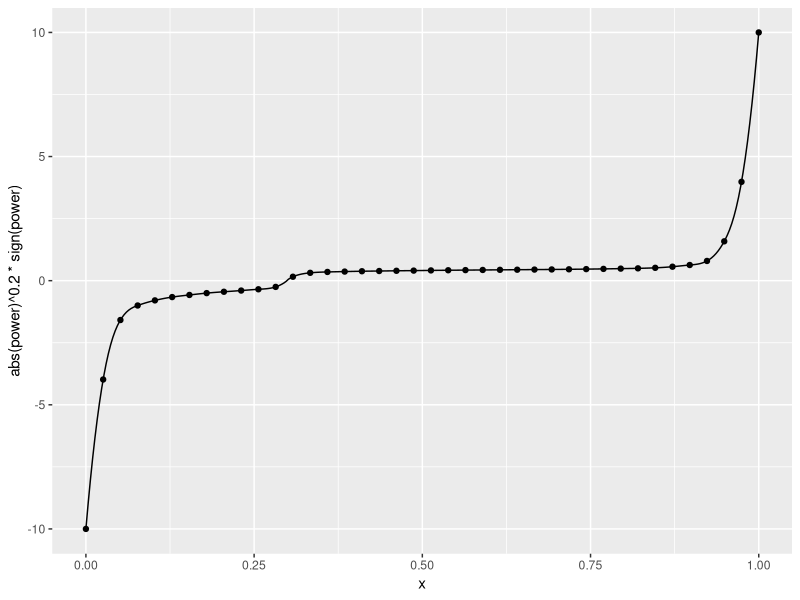

The R source for this figure: (Note: this script raises an error after producing the figure.)


library(doParallel)
library(tidyverse)


# define a smoothly interpolated sequence of frames
powers <- c(-10^c(5, 3, 1, 0, -.5, -.9, -1.2, -1.5, -1.75, -2, -2.3, -3),  
            10^c(-4, -2.5, -2.27, -2.18, -2.1, -2.05, -2, -1.96, -1.92, -1.885, -1.855, -1.825, -1.8, 
                 -1.775, -1.75, -1.725, -1.695, -1.66, -1.62, -1.57, -1.52, -1.43, -1.25, -1, -.5, 1, 3, 5))

pd <- data.frame(x=seq(0,1,length.out=length(powers)),
                 y=abs(powers)^.25 * sign(powers))
fit <- splinefun(x=pd$x, y=pd$y, method="hyman")
frames <- 300
pd <- data.frame(x=seq(0,1,length.out=frames))
pd$power <- fit(pd$x)
pd$power <- pd$power^4 * sign(pd$power)
pd$i <- 1:nrow(pd)

# view interpolation
ggplot() +
      geom_line(data=pd, 
                aes(x, abs(power)^.2*sign(power))) +
      geom_point(data=data.frame(x=seq(0,1,length.out=length(powers)), power=powers),
                 aes(x, abs(power)^.2*sign(power)))



attractors <- 3

# locations of attractor points -- either random or hard-coded
#p <- data.frame(x=runif(sum(attractors),0,100), 
#                y=runif(sum(attractors),0,100),
#               a=lapply(attractors, function(x) rep(x, x)) %>% unlist())
p <- data.frame(x=c(10.71981, 76.40360, 49.27411),
                y=100 - c(7.670871, 96.192075, 15.267391),
                a=3)

# grid
xs <- seq(0, 100, .01)
ys <- seq(0, 100, 1)

# cluster setup
nc <- detectCores() - 1
clust <- makeCluster(nc)
registerDoParallel(clust)
export <- c("attractors", "powers", "p", "xs", "ys", "pd")

d <- foreach(i=pd$i, .packages="tidyverse", .combine="rbind",
             .noexport=setdiff(ls(), export)) %dopar% {
                   
                   power <- pd$power[i]
                   
                   dy <- expand.grid(x=xs,
                                     y=ys,
                                     e=power,
                                     a=attractors) %>%
                         as.matrix()
                   
                   dy <- apply(dy, 1, function(z){
                         
                         x <- z[1]
                         y <- z[2]
                         e <- z[3]
                         a <- z[4]
                         
                         # distance from point to each attractor
                         dx <- x - p$x[p$a==a]
                         dy <- y - p$y[p$a==a]
                         d <- sqrt(dx^2 + dy^2)
                         
                         x2 <- x - (dx / (e*d))
                         y2 <- y - (dy / (e*d))
                         
                         x2 <- mean(x2)
                         y2 <- mean(y2)
                         
                         c(x2=x2, y2=y2)
                   }) %>% 
                         t() %>%
                         cbind(dy, .) %>% 
                         as.data.frame()
                   
                   # plot
                   eb <- element_blank()
                   plt <- ggplot(dy %>% mutate(y2 = ifelse(e < 0, -y2, y2),
                                             x2 = ifelse(e < 0, -x2, x2))) +
                         geom_path(aes(x2, y2, group=y, color=y), 
                                   size=.375,
                                   linejoin="round", lineend="round") +
                         scale_color_gradientn(colors=c("red", "darkgoldenrod1", "white")) +
                         coord_fixed() +
                         theme(axis.title=eb, 
                               axis.text=eb, 
                               axis.ticks=eb,
                               panel.grid=eb,
                               strip.text=eb, 
                               panel.background=element_rect(fill="black"),
                               plot.background=element_rect(fill="black", color="black"),
                               legend.position="none")
                   
                   ggsave(paste0("e:/orb_weaver/frames/f", i,".png"), plt, height=6, width=6, bg="black")
}

stopCluster(clust)

# shell command to generate gif
# "magick -delay 6 $(for i in $(seq 1 1 150); do echo f${i}.png; done; for i in $(seq 150 -1 1); do echo f${i}.png; done) -loop 0 animated.gif"

